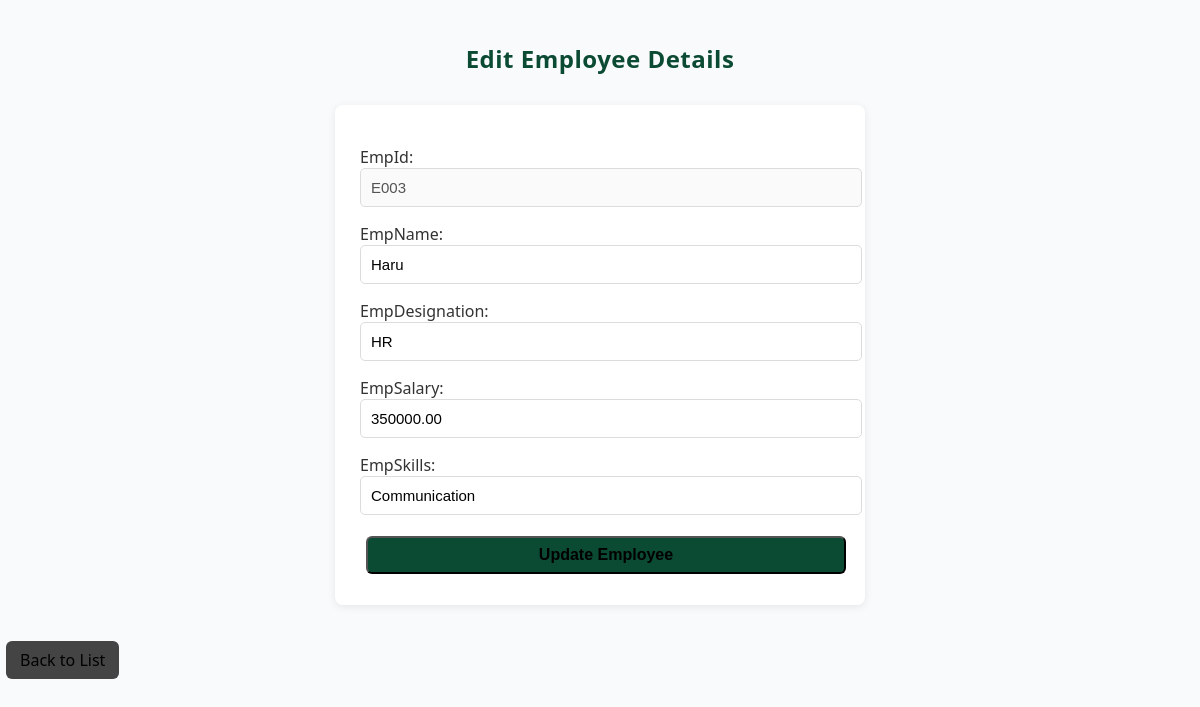
Page /EmployeeApp/edit/E003/ on the committed database.
### EmployeeApp/models.py (models this page shows, shortened)
class Employee(models.Model):
    empId = models.CharField(primary_key=True, max_length=10, editable=True)
    empName = models.CharField(max_length=50)
    empDesignation = models.CharField(max_length=50)
    empSalary = models.DecimalField(max_digits=10, decimal_places=2)
    empSkills = models.TextField(blank=True)

### EmployeeApp/views.py (the view)
# urls.py: path("edit/<str:empId>/", views.editEmployee, name='edit_employee'),
def editEmployee(request, empId):
    emp = get_object_or_404(Employee, empId=empId)
    if request.method == 'POST':
        form = EmployeeForm(request.POST, instance=emp)
        if form.is_valid():
            form.save()
            return redirect('employee_list')
    else:
        form = EmployeeForm(instance=emp)
    return render(request, 'EmployeeApp/edit_employee.html', {'form': form, 'edit': True})

### EmployeeApp/forms.py (shortened to what this page needs)
class EmployeeForm(forms.ModelForm):
    class Meta:
        model = Employee
        fields = ['empId', 'empName', 'empDesignation', 'empSalary', 'empSkills']
        widgets = {
            "empId": forms.TextInput(attrs={"class": "form-control", "readonly": "readonly"}),
            "empName": forms.TextInput(attrs={"class": "form-control"}),
            "empDesignation": forms.TextInput(attrs={"class": "form-control"}),
            "empSalary": forms.NumberInput(attrs={"class": "form-control"}),
            "empSkills": forms.TextInput(attrs={"class": "form-control", "rows": 3}),
        }
    def __init__(self, *args, **kwargs):
        super().__init__(*args, **kwargs)
        self.fields['empId'].disabled = True

### templates/EmployeeApp/edit_employee.html (shortened to what this page needs)
{% load static %}
<!DOCTYPE html>
<html lang="en">
<head>
    <link rel="stylesheet" href="{% static 'EmployeeApp/style.css' %}">
</head>
<body>
    <br>
    <h2>Edit Employee Details</h2>
    <form method="post">
        {{ form.as_p }}
        <button type="submit" class="btn">Update Employee</button>
    </form>
    <a href="{% url 'employee_list' %}" class="back">Back to List</a>
</body>
</html>

### static/EmployeeApp/style.css (style rules this page uses)
:root { --primary-color: #0c4b33; --secondary-color: #e8f0eb; --accent-color: #79aec8; --danger-color: #ce4747; --success-color: #4c946b; --light-bg: hsl(210, 17%, 98%); --text-dark: #333; --border-color: #dcdcdc; }
body { font-family: "Segoe UI", "Helvetica Neue", Arial, sans-serif; background-color: var(--light-bg); color: var(--text-dark); margin: 0; padding: 0; }
h2 { text-align: center; color: var(--primary-color); margin: 20px 0; letter-spacing: 0.5px; }
.btn, .edit, .delete, .back { display: inline-block; padding: 8px 14px; margin: 6px; text-decoration: none; border-radius: 6px; font-weight: 500; transition: background-color 0.25s ease, transform 0.15s ease; color: rgb(0, 0, 0); }
.btn { background-color: var(--accent-color); }
.back { background-color: #444; }
form { background-color: #fff; width: 40%; margin: 30px auto; padding: 25px; border-radius: 8px; box-shadow: 0 2px 8px rgba(0, 0, 0, 0.08); }
form p { margin-bottom: 15px; }
form input, form select, form textarea { width: 100%; padding: 10px; border-radius: 5px; border: 1px solid var(--border-color); font-size: 15px; outline: none; transition: border-color 0.3s ease; }
form .btn { width: 100%; text-align: center; background-color: var(--primary-color); font-size: 16px; font-weight: 600; }

### rows in the picture
Employee: empId "E003", empName "Haru", empDesignation "HR", empSalary "350000.00", empSkills "Communication"
